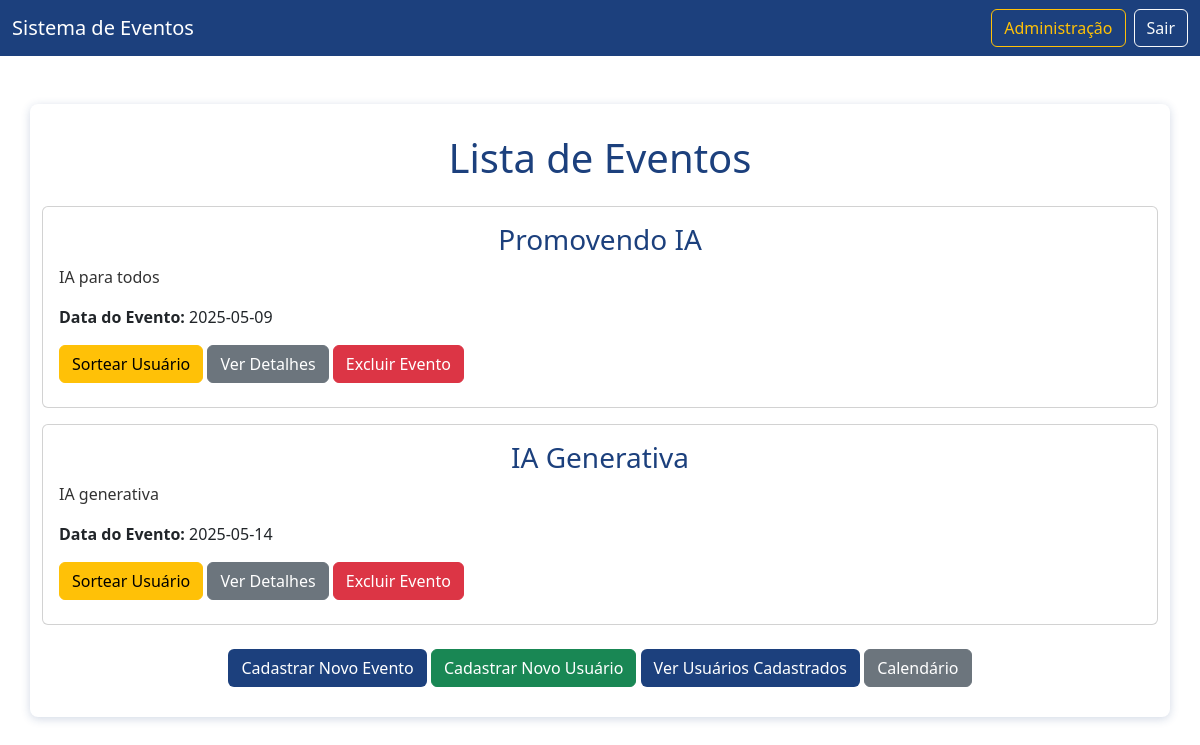
The page /home (signed in) on the database its author committed.
### models.py (models this page shows)
class Evento(db.Model):
    __tablename__ = 'evento'
    id = db.Column(db.Integer, primary_key=True)
    nome = db.Column(db.String(100), nullable=False)
    descricao = db.Column(db.String(200))
    data_evento = db.Column(db.Date)
    telefone = db.Column(db.String(20))
    palestrantes = db.Column(db.String(255), nullable=True)  # Campo para salvar os palestrantes

### app.py (the view)
@app.route('/home')
@login_obrigatorio
def home():
    eventos = Evento.query.all()
    return render_template('home.html', eventos=eventos)

### app.py (called while the page is built)
@login_manager.user_loader
def load_user(user_id):
    return UsuarioLogin.query.get(int(user_id))

def login_obrigatorio(f):
    @wraps(f)
    def decorated_function(*args, **kwargs):
        if 'usuario_id' not in session:
            flash('Você precisa estar logado para acessar esta página.', 'warning')
            return redirect(url_for('login'))
        return f(*args, **kwargs)
    return decorated_function

### templates/home.html (shortened to what this page needs)
<!DOCTYPE html>
<html lang="pt-br">
<head>
    <link rel="stylesheet" href="{{ url_for('static', filename='css/style.css') }}">
    <link href="https://cdn.jsdelivr.net/npm/bootstrap@5.3.0-alpha1/dist/css/bootstrap.min.css" rel="stylesheet">
</head>
<body>
    <nav class="navbar navbar-expand-lg navbar-dark" style="background-color: #1C407D;">
        <div class="container-fluid">
            <a class="navbar-brand" href="#" style="color: #FFFFFF;">Sistema de Eventos</a>
            <div class="d-flex">
                {% if current_user.is_authenticated %}
                    {% if current_user.is_admin %}
                        <a href="{{ url_for('admin_page') }}" class="btn btn-outline-warning me-2">Administração</a>
                    {% endif %}
                    <a href="{{ url_for('logout') }}" class="btn btn-outline-light">Sair</a>
                {% endif %}
            </div>
        </div>
    </nav>
    <div class="container mt-5">
        <h1 class="text-center mb-4" style="color: #1C407D;">Lista de Eventos</h1>
        {% if eventos %}
            <div class="eventos-list">
                {% for evento in eventos %}
                    <div class="evento card mb-3">
                        <div class="card-body">
                            <h3 class="card-title" style="color: #1C407D;">{{ evento.nome }}</h3>
                            <p class="card-text" style="color: #333;">{{ evento.descricao }}</p>
                            <p><strong>Data do Evento:</strong> {{ evento.data_evento }}</p>
                            {% if not evento.usuario %}
                                <form action="{{ url_for('sortear_usuario', evento_id=evento.id) }}" method="POST" class="d-inline">
                                    <button type="submit" class="btn btn-warning mb-2">Sortear Usuário</button>
                                </form>
                            {% else %}
                                <button class="btn btn-secondary mb-2" disabled>Usuário já sorteado</button>
                            {% endif %}
                            <a href="{{ url_for('evento_detalhes', evento_id=evento.id) }}" class="btn btn-secondary mb-2">Ver Detalhes</a>
                            <form action="{{ url_for('excluir_evento', evento_id=evento.id) }}" method="POST" onsubmit="return confirm('Tem certeza que deseja excluir este evento?');" class="d-inline">
                                <button type="submit" class="btn btn-danger mb-2">Excluir Evento</button>
                            </form>
                        </div>
                    </div>
                {% endfor %}
            </div>
        {% else %}
            <p class="text-center" style="color: #333;">Não há eventos cadastrados ainda.</p>
        {% endif %}
        <div class="text-center mt-4">
            <a href="{{ url_for('cadastro_evento') }}" class="btn" style="background-color: #1C407D; color: white;">Cadastrar Novo Evento</a>
            <a href="{{ url_for('cadastro_usuario') }}" class="btn btn-success ml-3">Cadastrar Novo Usuário</a>
            <a href="{{ url_for('usuarios_cadastrados') }}" class="btn" style="background-color: #1C407D; color: white;">Ver Usuários Cadastrados</a>
            <a href="{{ url_for('calendario') }}" class="btn btn-secondary ml-3">Calendário</a>
        </div>
    </div>
</body>
</html>

### static/css/style.css (style rules this page uses)
body { font-family: Arial, sans-serif; background-color: #F5F5F5; margin: 0; padding: 0; color: #000000; }
.container { width: 100%; max-width: 800px; margin: 0 auto; padding: 30px; background-color: #FFFFFF; border-radius: 8px; box-shadow: 0 2px 10px rgba(28, 64, 125, 0.2); margin-top: 50px; }
h1, h2, h3 { color: #1C407D; text-align: center; margin-bottom: 20px; }
button, .btn { padding: 10px 20px; background-color: #1C407D; color: #FFFFFF; border: none; border-radius: 4px; font-size: 1rem; cursor: pointer; transition: background-color 0.3s ease; }
.btn-warning { background-color: #F5D010; color: #000000; }
.btn-danger { background-color: #dc3545; color: #FFFFFF; }
a { color: #1C407D; text-decoration: none; }

### rows shown on the page
Evento: nome "Promovendo IA", descricao "IA para todos", data_evento "2025-05-09"
Evento: nome "IA Generativa", descricao "IA generativa", data_evento "2025-05-14"
